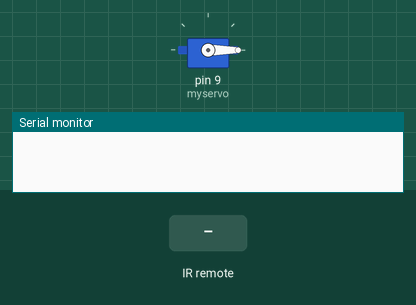
A sketch run on a simulated Arduino Uno, built with avr-gcc and run on an emulated ATmega328P. Parts: servo, the last lines printed to the serial monitor. The inputs (shaded band) are chosen by the test bench.

Above: at 1.2 s.
1.3 s: infrared code 0xF609FF00 received
At 1.75 s:
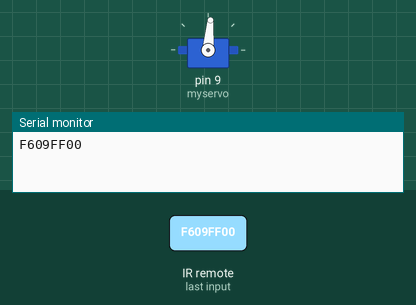
At 2.6 s:
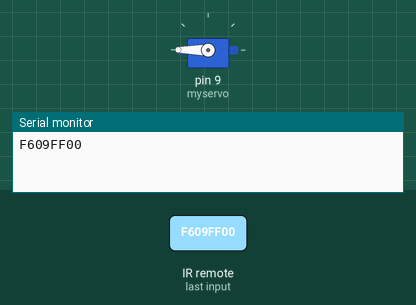
3.7 s: infrared code 0xF807FF00 received
At 3.85 s:
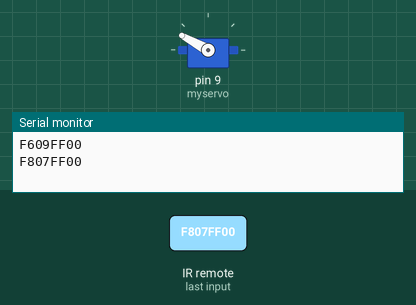
Timing chart, 0 to 6.7 s (numbered marks = the images above; inputs shaded):
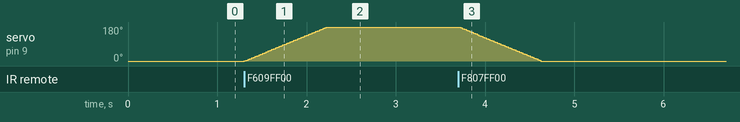

The sketch:

IRServo2.ino
```cpp
/*
  IR Remote Controlling Servo

  The servo will turn clockwise(CW) or counterclockwise(CCW) at the click of a button.
  To make this circuit work, the servo was powered by a 9V battery while the Arduino
  was powered from a laptop. When wiring both the servo and IR module to the 5V pin,
  the circuit did not work. Instead, some wires were clipped to the battery's terminals
  using a battery snap connector.


  *This code was largely inspired by Mohamed Soliman as I took his code and wrote it
  using the IRremote.hpp library (version 4) instead of IRremote.h (version 2).
  https://www.instructables.com/member/mohamed+soliman/
  https://www.instructables.com/Controlling-servo-motor-using-IR-remote-control/


  modified 10 Nov, 2023
  by Paul and Kushini
*/

#include <IRremote.hpp>        // New IRremote library; download from libraries
#include <Servo.h>
#define up 0xF609FF00          // CCW button
#define down 0xF807FF00        // CW button. You'll need to find the serial numbers of your buttons
#define IR_RECEIVE_PIN 2       // IRModule pin


Servo myservo;
int ival;                      // Rotation angle
bool bcwRotation, bccwRotation;// The states of rotation


void setup()
{
    Serial.begin(9600);
    IrReceiver.begin(IR_RECEIVE_PIN, ENABLE_LED_FEEDBACK);
    myservo.attach(9);         // Servo pin
}

void loop() {

    if (IrReceiver.decode()) {
      Serial.println(IrReceiver.decodedIRData.decodedRawData, HEX);
      IrReceiver.resume();

      if (IrReceiver.decodedIRData.decodedRawData == up) {
        bcwRotation = !bcwRotation;   // Toggle the rotation value
        bccwRotation = false;         // No rotation in this direction
      }

      if (IrReceiver.decodedIRData.decodedRawData == down) {
        bccwRotation = !bccwRotation; // Toggle the rotation value
        bcwRotation = false;          // No rotation in this direction
      }
    }
    if (bcwRotation && (ival != 180)) {
      ival++;  // For clockwise button

    }
    if (bccwRotation && (ival != 0)) {
      ival--;  // For counterclockwise button

    }
    myservo.write(ival);
    delay(5);  // General speed. Increase value for a slower speed
}
```

Measured:
- after the input at 1.3 s, servo on pin 9 (myservo): moves from 0° to 180° over 0.92 s, starting at once
- after the input at 3.7 s, servo on pin 9 (myservo): moves from 180° to 0° over 0.92 s, starting at once
